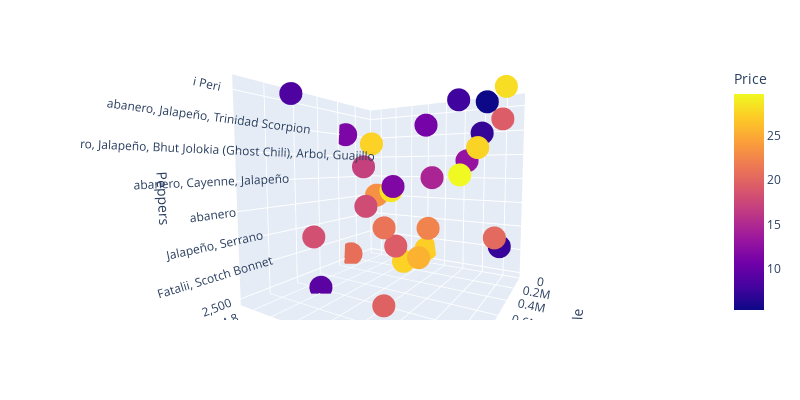

Here is the notebook cell this chart was saved with:
### Code cell
fig = px.scatter_3d(pepper_count,  x="Rating", y="Scoville",z='Peppers' )
fig.update_layout(autosize=False, width=800, height=400
                  , showlegend=True)
fig.show()

### Figure 1 — Plotly figure (JSON) as saved in the notebook; plotly's stock layout.template omitted (floating-point values rounded to 4 significant figures)
{"data": [{"hovertemplate": "Rating=%{x}<br>Scoville=%{y}<br>Peppers=%{z}<br>Price=%{marker.color}<extra></extra>", "legendgroup": "", "marker": {"color": [9.35, 20.8, 27.18, 27.43, 19.77, 7.32, 19.32, 25.43, 20.34, 18.24, 21.13, 22.27, 17.99, 23.2, 28.42, 11.62, 14.66, 29.64, 17.0, 13.01, 27.51, 27.43, 11.04, 7.25, 11.44, 19.34, 7.83, 8.61, 5.4, 28.12], "coloraxis": "coloraxis", "symbol": "circle"}, "mode": "markers", "name": "", "scene": "scene", "showlegend": false, "type": "scatter3d", "x": [4.6, 4.9, 4.2, 4.1, 3.7, 3.4, 4.1, 3.7, 3.35, 4.4, 4, 3.6, 4.333, 4.5, 4.3, 4.15, 4.1, 3.5, 4.3, 3.7, 3.3, 4.1, 3.5, 3.5, 4.9, 3.35, 3.5, 4.5, 3.5, 3.3], "y": [845900.0, 315500.0, 30460.0, 496520, 1144802, 139600.0, 589100.0, 846600.0, 421700.0, 1029000.0, 820200.0, 894900.0, 658100.0, 378100.0, 416500.0, 562800.0, 86820.0, 694000.0, 709500.0, 164300.0, 882700.0, 827700.0, 1069000.0, 326600.0, 361400.0, 288800.0, 723400.0, 1090000.0, 231300.0, 384500.0], "z": ["2,500", "Arbol", "Cayenn", "Chipotl", "Fatalii, Scotch Bonnet", "Guajillo, Trinidad Scorpion", "Jalapeño", "Jalapeño, Bhut Jolokia (Ghost Chili), Chipotle, Arbol", "Jalapeño, Serrano", "Jalapeño, Serrano, Trinidad Scorpion", "Tabasco, Carolina Rea", "Thai", "abanero", "abanero\n            \n ", "abanero, Bhut Jolokia (Ghost Chili), Scotch Bonnet", "abanero, Carolina Rea", "abanero, Cayenne, Jalapeño", "abanero, Fatalii", "abanero, Jalapeño", "abanero, Jalapeño, Bhut Jolokia (Ghost Chili", "abanero, Jalapeño, Bhut Jolokia (Ghost Chili), Arbol, Guajillo", "abanero, Jalapeño, Guajillo", "abanero, Jalapeño, Serrano", "abanero, Jalapeño, Tabasco", "abanero, Jalapeño, Trinidad Scorpion", "abanero, Scotch Bonnet", "cotch Bonnet", "cotch Bonnet, Fresno", "i Peri", "iquin\n            \n "]}], "layout": {"autosize": false, "coloraxis": {"colorbar": {"title": {"text": "Price"}}, "colorscale": [[0, "#0d0887"], [0.1111, "#46039f"], [0.2222, "#7201a8"], [0.3333, "#9c179e"], [0.4444, "#bd3786"], [0.5556, "#d8576b"], [0.6667, "#ed7953"], [0.7778, "#fb9f3a"], [0.8889, "#fdca26"], [1, "#f0f921"]]}, "height": 400, "legend": {"tracegroupgap": 0}, "margin": {"t": 60}, "scene": {"aspectmode": "auto", "aspectratio": {"x": 1, "y": 1, "z": 1}, "camera": {"center": {"x": 0, "y": 0, "z": 0}, "eye": {"x": -0.7815, "y": 1.306, "z": 0.1139}, "projection": {"type": "perspective"}, "up": {"x": 0, "y": 0, "z": 1}}, "domain": {"x": [0, 1], "y": [0, 1]}, "xaxis": {"title": {"text": "Rating"}, "type": "linear"}, "yaxis": {"title": {"text": "Scoville"}, "type": "linear"}, "zaxis": {"title": {"text": "Peppers"}, "type": "category"}}, "showlegend": true, "width": 800}}
